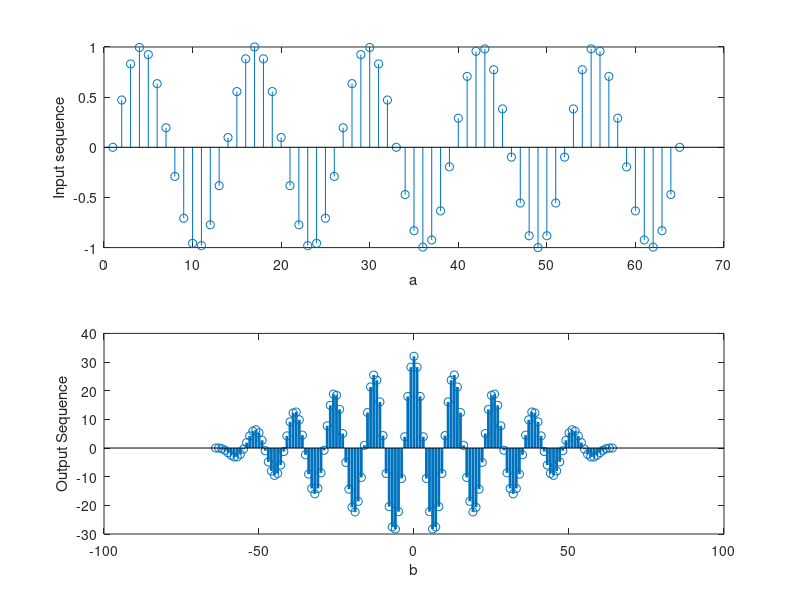

MATLAB code to generate this figure:
fs = 64;
tsamp = 0 : 1/fs : 1;
x = sin(2 * pi * 5 * tsamp);
fs2 = 64;
tsamp2 = 0 : 1/fs2 : 1;
y1 = sin(2 * pi * 5 * tsamp2);
#x = [1 1 2 2];
#y1 = [1 3 1];
y2 = fliplr(y1);
%y = xcorr(x, y1);

n1 = length(x);
n2 = length(y2);

X = [x, zeros(1, n2)];
Y = [y2, zeros(1, n1)];

y = zeros(1, n1+n2-1);

for i = 1:n1+n2-1
    for j = 1:n1
        if(i-j+1>0)
            y(i) = y(i) + X(j)*Y(i-j+1);
        else
        end
    end
end


subplot(2, 1, 1);
stem(x);
xlabel('a');
ylabel('Input sequence');

nx = -(length(y1)-1):(length(x)-1);

subplot(2, 1, 2);
stem(nx, y,'LineWidth',2);
xlabel('b');
ylabel('Output Sequence');
